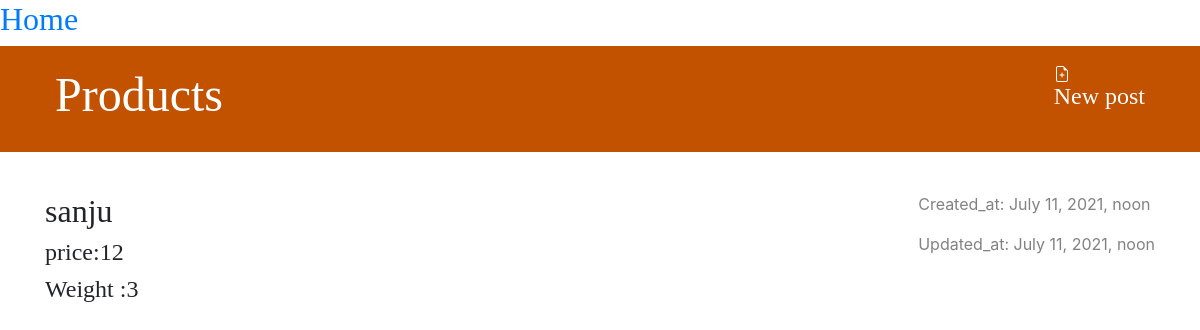
Screenshot of /post/8/d/ with the database file from the repository.
### Product/models.py (models this page shows, shortened)
class Product(models.Model):
    author = models.ForeignKey(settings.AUTH_USER_MODEL, on_delete=models.CASCADE)
    title = models.CharField(max_length=100)
    weight = models.TextField(max_length=15)
    price = models.TextField(max_length=15)
    created_at = models.DateTimeField(default=timezone.now)
    updated_at = models.DateTimeField(blank=True, null=True)

### Product/views.py (the view)
# urls.py: path('post/<int:pk>/d/', v.pd1_detail, name='pd1_detail'),
def pd1_detail(request, pk):
    post = get_object_or_404(Product, pk=pk)
    return render(request, 'blog1/pd_detail.html', {'post': post})

### Product/templates/blog1/pd_detail.html (shortened to what this page needs)
{% extends 'blog1/base.html' %}
{% block content %}
    <article class="post">
        {% if post.updated_at %}
        {% if post.created_at %}
            <time class="date">
                Created_at:  {{ post.updated_at }}
                Updated_at: {{ post.created_at }}
            </time>
        {% endif %}
        {% endif %}
        <h2>{{ post.title }}</h2>
        <h4> price:{{ post.price }}</h4>
        <h4>Weight :{{ post.weight }}</h4>
    </article>
{% endblock %}

### blog/static/css/blog.css (style rules this page uses)
h1, h2, h3, h4 { font-family: 'Times New Roman', Times, serif, cursive; }
.date { color: #828282; }
.post { margin-bottom: 70px; }
.post > .date, .post > .actions { float: right; }

### rows the page displays
Product: updated_at "July 11, 2021, noon", created_at "July 11, 2021, noon", title "sanju", price "12", weight "3"
